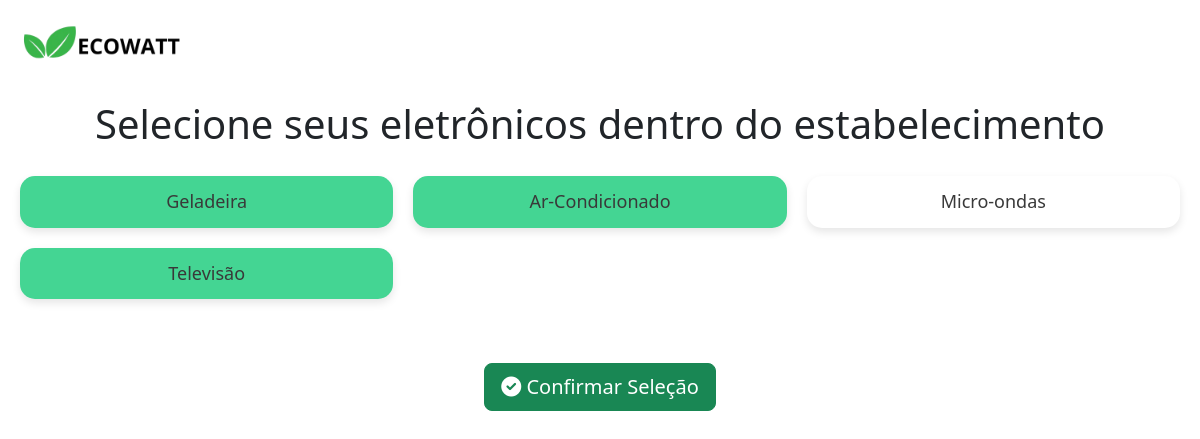
The app's page /dashboard/selecionar-equipamentos/ (signed in), older data.
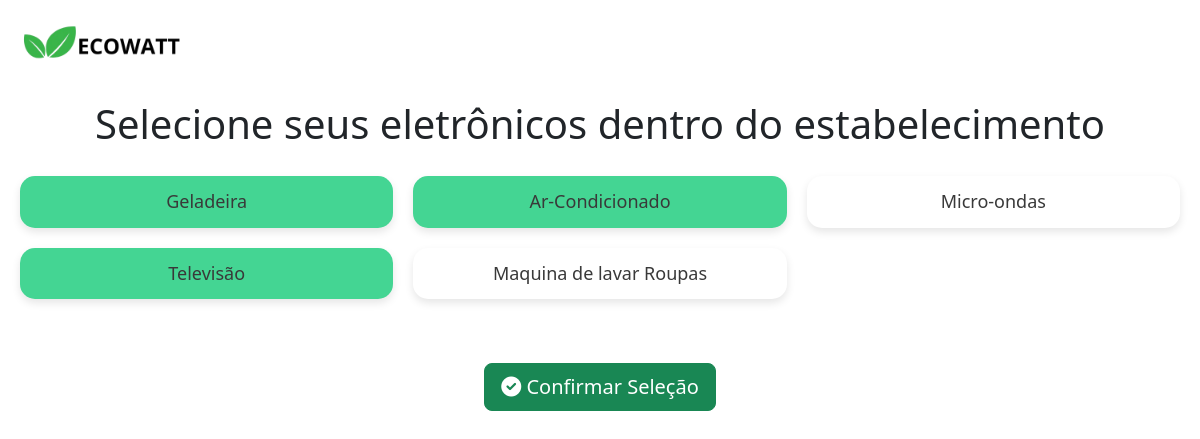
The same page, newer data.
### dashboard/models.py (models this page shows, shortened)
class Equipamento(models.Model):
    nome = models.CharField(max_length=100)
    descricao = models.TextField(blank=True, null=True)

### dashboard/views.py (the view)
# urls.py: path('selecionar-equipamentos/', views.selecionar_equipamentos,
@login_required
def selecionar_equipamentos(request):
    equipamentos = Equipamento.objects.all()  # Recupera todos os equipamentos
    user_equipamentos = UserEquipamento.objects.filter(user=request.user).values_list(
        'equipamento_id', flat=True)  # IDs dos equipamentos já selecionados
    return render(request, 'selecionar_equipamentos.html', {
        'equipamentos': equipamentos,
        'user_equipamentos': list(user_equipamentos)
    })

### dashboard/context_processors.py (called while the page is built)
def dados_dashboard(request):
    context = {}
    if request.user.is_authenticated:
        perfil, created = PerfilGamer.objects.get_or_create(user=request.user)
        pontuacao_atual = perfil.experiencia
        patente = perfil.get_patente_display()
        descricao_patente = DESCRICOES_PATENTES.get(perfil.patente, "Descrição não disponível.")
        dicas = TextoDicas.objects.all()
        if dicas.exists():
            dica_aleatoria = random.choice(dicas)  # Seleciona uma dica aleatória
            context['dica_aleatoria'] = dica_aleatoria.texto
        context.update({
            'pontuacao_atual': pontuacao_atual,
            'patente': patente,
            'descricao_patente': descricao_patente,
        })
    return context

### dashboard/templates/selecionar_equipamentos.html (shortened to what this page needs)
{% load static %}
<!DOCTYPE html>
<html lang="pt-BR">
  <head>
    <link
      href="https://cdn.jsdelivr.net/npm/bootstrap@5.3.0/dist/css/bootstrap.min.css"
      rel="stylesheet"
    />
    <link
      href="https://cdnjs.cloudflare.com/ajax/libs/font-awesome/6.0.0-beta3/css/all.min.css"
      rel="stylesheet"
    />
    <link
      rel="stylesheet"
      href="{% static 'css/dashboard/selecionar_equipamento.css' %}"
    />
    <link rel="stylesheet" href="{% static 'css/css-global.css' %}" />
  </head>
  <body>
    <div class="main-content">
      <div class="dashboard-header">
        <img
          class="logomarca"
          src="{% static 'img/main_pages/ECOWATT.png' %}"
          alt=""
        />
      </div>
      <h1>Selecione seus eletrônicos dentro do estabelecimento</h1>
      <div class="equipamentos-list">
        {% for equipamento in equipamentos %}
          <div class="equipamento-item {% if equipamento.id in user_equipamentos %}equipamento-selecionado{% endif %}" data-equipamento-id="{{ equipamento.id }}">
              <label class="equipamento-label">
                  <div class="equipamento-content">
                      <div class="equipamento-info">
                          <h5>{{ equipamento.nome }}</h5>
                      </div>
                  </div>
              </label>
          </div>
        {% endfor %}
      </div>
      <div class="text-center mt-4">
        <button id="btn-confirmar" class="btn btn-success btn-lg" disabled>
          <i class="fas fa-check-circle"></i> Confirmar Seleção
        </button>
      </div>
    </div>
  </body>
</html>

### static/css/dashboard/selecionar_equipamento.css (style rules this page uses)
.logomarca { width: 200px; height: 100px; object-fit: cover; }
.dashboard-header { display: flex; align-items: center; justify-content: start; width: 100%; }
h1 { text-align: center; }
.equipamentos-list { display: grid; grid-template-columns: repeat(3, 1fr); width: 100%; gap: 20px; padding: 20px; }
.equipamento-item { display: flex; align-items: center; justify-content: center; background-color: white; border-radius: 15px; box-shadow: 0 4px 8px rgba(0, 0, 0, 0.1); transition: transform 0.2s, box-shadow 0.2s; cursor: pointer; }
.equipamento-item.equipamento-selecionado { background-color: var(--green-light); }
.equipamento-label { display: block; padding: 15px; cursor: pointer; }
.equipamento-content { display: flex; align-items: center; }
.equipamento-info h5 { margin: 0; font-size: 18px; color: var(--text-gray); }
#btn-confirmar { margin-top: 20px; }

### static/css/css-global.css (style rules this page uses)
:root { --green-light: #44d593; --green-background: #48bf6b; --gray-light: #e6e6e6; --text-gray: #393939; --blue-button: #0d6efd; --purple-button: #5250bd; --blue-button-hover: #6bb1e4; --text-gray-light: #b3b3b3; --red-accent: rgb(214, 64, 64); --green-medium-light: #4bc954; --green-dark: #067302; --green-very-dark: #036221; --green-accent: #10bf04; }

Row changes from the older to the newer data that the page shows:
added Equipamento: nome "Maquina de lavar Roupas"
